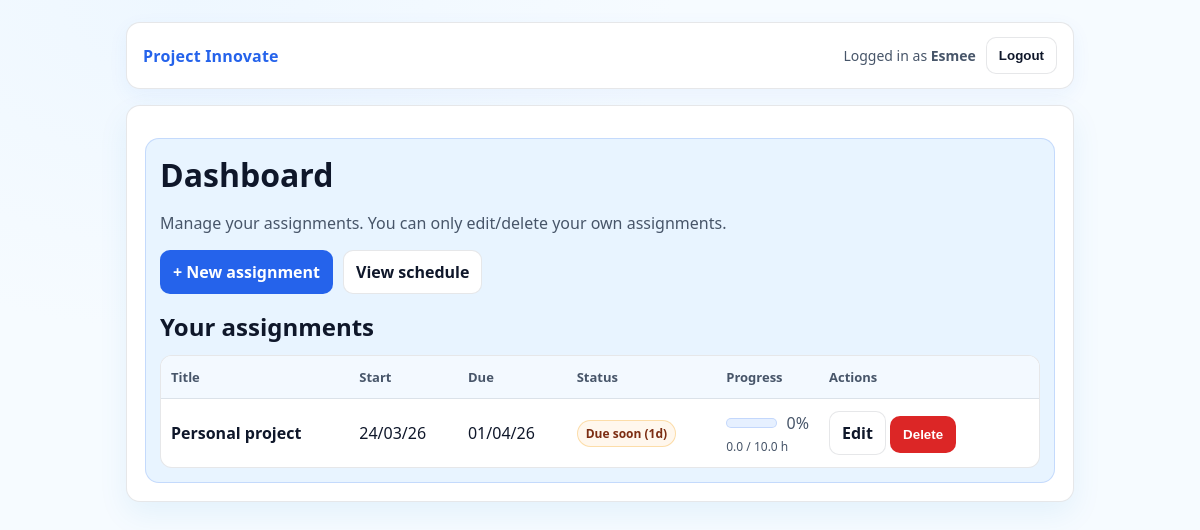
The page /dashboard (signed in) on the database its author committed.
### app.py (models this page shows, shortened)
class User(UserMixin, db.Model):
    id = db.Column(db.Integer, primary_key=True)
    username = db.Column(db.String(80), unique=True, nullable=False)
    password_hash = db.Column(db.String(255), nullable=False)

class Assignment(db.Model):
    id = db.Column(db.Integer, primary_key=True)
    user_id = db.Column(db.Integer, db.ForeignKey("user.id"), nullable=False)
    title = db.Column(db.String(200), nullable=False)
    start_date = db.Column(db.Date, nullable=False)
    due_date = db.Column(db.Date, nullable=False)
    total_hours = db.Column(db.Float, nullable=False)

### app.py (the view)
@app.route("/dashboard")
@login_required
def dashboard():
    assignments = (
        Assignment.query
        .filter_by(user_id=current_user.id)
        .order_by(Assignment.due_date.asc())
        .all()
    )
    today = date.today()
    assignment_views = []
    for a in assignments:
        done_hours = assignment_done_hours(a.id)
        progress = 0.0
        if a.total_hours > 0:
            progress = min(100.0, (done_hours / a.total_hours) * 100.0)
        status, days_left = assignment_status(a.due_date, today=today)
        assignment_views.append(
            {
                "assignment": a,
                "done_hours": done_hours,
                "progress": progress,
                "status": status,
                "days_left": days_left,
            }
        )
    return render_template(
        "dashboard.html",
        username=current_user.username,
        assignments=assignments,          # keep if you still use it elsewhere
        assignment_views=assignment_views,
        today=today,
    )

### app.py (called while the page is built)
@app.template_filter("dmy")
def format_dmy(value):
    if value is None:
        return ""
    if isinstance(value, datetime):
        value = value.date()
    return value.strftime("%d/%m/%y")

@login_manager.user_loader
def load_user(user_id):
    return db.session.get(User, int(user_id))

def assignment_done_hours(assignment_id):
    total = (
        db.session.query(db.func.coalesce(db.func.sum(WorkLog.hours_done), 0.0))
        .filter(WorkLog.user_id == current_user.id, WorkLog.assignment_id == assignment_id)
        .scalar()
    )
    return float(total or 0.0)

def assignment_status(due_date, today=None):
    today = today or date.today()
    days_left = (due_date - today).days
    if days_left < 0:
        return "overdue", days_left
    if days_left <= 3:
        return "due_soon", days_left
    return "ok", days_left

### templates/dashboard.html (shortened to what this page needs)
{% extends "base.html" %}
{% block content %}
  <h1>Dashboard</h1>
  <p class="muted">Manage your assignments. You can only edit/delete your own assignments.</p>
  <div class="actions">
    <a class="btn btn-primary" href="{{ url_for('new_assignment') }}">+ New assignment</a>
    <a class="btn" href="{{ url_for('schedule') }}">View schedule</a>
  </div>
  <h2 style="margin-top:16px;">Your assignments</h2>
  {% if assignment_views %}
    <table class="table">
      <thead>
        <tr>
          <th>Title</th>
          <th>Start</th>
          <th>Due</th>
          <th>Status</th>
          <th>Progress</th>
          <th style="width:220px;">Actions</th>
        </tr>
      </thead>
      <tbody>
        {% for v in assignment_views %}
          {% set a = v.assignment %}
          <tr>
            <td><strong>{{ a.title }}</strong></td>
            <td>{{ a.start_date|dmy }}</td>
            <td>{{ a.due_date|dmy }}</td>
            <td>
              {% if v.status == "overdue" %}
                <span class="badge badge-overdue">Overdue ({{ v.days_left }}d)</span>
              {% elif v.status == "due_soon" %}
                <span class="badge badge-due-soon">Due soon ({{ v.days_left }}d)</span>
              {% else %}
                <span class="badge badge-ok">OK ({{ v.days_left }}d)</span>
              {% endif %}
            </td>
            <td>
              <div style="display:flex;gap:10px;align-items:center;">
                <div class="progress" style="flex:1;">
                </div>
                <span class="muted" style="white-space:nowrap;">
                  {{ "%.0f"|format(v.progress) }}%
                </span>
              </div>
              <div class="muted" style="font-size:12px;margin-top:4px;">
                {{ "%.1f"|format(v.done_hours) }} / {{ "%.1f"|format(a.total_hours) }} h
              </div>
            </td>
            <td>
              <a class="btn" href="{{ url_for('edit_assignment', assignment_id=a.id) }}">Edit</a>
              <form method="post"
                    action="{{ url_for('delete_assignment', assignment_id=a.id) }}"
                    style="display:inline;margin:0;">
                <button class="btn btn-danger"
                        type="submit"
                        onclick="return confirm('Delete this assignment?');">
                  Delete
                </button>
              </form>
            </td>
          </tr>
        {% endfor %}
      </tbody>
    </table>
  {% else %}
    <p class="muted">No assignments yet. Click “New assignment”.</p>
  {% endif %}
{% endblock %}

### templates/base.html (shortened to what this page needs)
<!doctype html>
<html lang="en">
  <head>
    <link rel="stylesheet" href="{{ url_for('static', filename='style.css') }}">
  </head>
  <body>
    <div class="container">
      <div class="nav">
        <div class="brand">
          <a href="{{ url_for('dashboard') }}">Project Innovate</a>
        </div>
        <div class="nav-right">
          {% if current_user.is_authenticated %}
            <span>Logged in as <strong>{{ current_user.username }}</strong></span>
            <form method="post" action="{{ url_for('logout') }}" style="margin:0;">
              <button class="btn" type="submit">Logout</button>
            </form>
          {% else %}
            <a class="btn" href="{{ url_for('login') }}">Login</a>
            <a class="btn btn-primary" href="{{ url_for('register') }}">Register</a>
          {% endif %}
        </div>
      </div>
      <div class="card">
        <div class="panel">
          {% block content %}{% endblock %}
        </div>
      </div>
    </div>
  </body>
</html>

### static/style.css (style rules this page uses)
:root { --bg1: #f6fbff; --bg2: #eef7ff; --card: #e8f4ff; --card2:#ffffff; --text: #0f172a; --muted:#475569; --border: rgba(15, 23, 42, 0.10); --primary: #2563eb; --primaryHover:#1d4ed8; --danger: #dc2626; --dangerHover:#b91c1c; }
* { box-sizing:border-box; }
html, body { height:100%; }
body { margin:0; font-family: ui-sans-serif, system-ui, -apple-system, Segoe UI, Roboto, Arial; color: var(--text); background: radial-gradient(900px 600px at 15% 0%, var(--bg2) 0%, var(--bg1) 55%), linear-gradient(180deg, var(--bg1), #ffffff); }
a { color: var(--primary); text-decoration:none; }
.container { max-width: 980px; margin: 0 auto; padding: 22px 16px 60px; }
.nav { display:flex; justify-content:space-between; align-items:center; gap: 12px; padding: 14px 16px; border: 1px solid var(--border); background: #ffffff; border-radius: 14px; box-shadow: 0 6px 20px rgba(37,99,235,.06); }
.brand { font-weight: 800; letter-spacing: .2px; }
.nav-right { display:flex; align-items:center; gap: 10px; color: var(--muted); font-size: 14px; }
.card { margin-top: 16px; border: 1px solid var(--border); background: var(--card2); border-radius: 14px; padding: 18px; box-shadow: 0 12px 30px rgba(2,132,199,.08); }
.card h1, .card h2 { margin: 0 0 10px; }
.panel { margin-top: 14px; border: 1px solid rgba(37,99,235,.18); background: var(--card); border-radius: 14px; padding: 14px; }
.muted { color: var(--muted); }
.actions { display:flex; flex-wrap:wrap; gap:10px; margin-top: 10px; }
.btn { display:inline-flex; align-items:center; justify-content:center; padding: 10px 12px; border-radius: 10px; border: 1px solid var(--border); background: #ffffff; color: var(--text); cursor:pointer; font-weight: 700; }
.btn-primary { background: var(--primary); border-color: rgba(37,99,235,.35); color: #ffffff; }
.btn-danger { background: var(--danger); border-color: rgba(220,38,38,.35); color:#ffffff; }
.table { width:100%; border-collapse: separate; border-spacing: 0; margin-top: 12px; overflow:hidden; border-radius: 12px; border: 1px solid var(--border); background: #ffffff; }
.table th, .table td { padding: 12px 10px; border-bottom: 1px solid var(--border); text-align:left; vertical-align:middle; }
.table th { font-size: 13px; color: var(--muted); background: #f3f9ff; }
.table tr:last-child td { border-bottom:none; }
.panel { background: #e8f4ff; border: 1px solid rgba(37,99,235,.18); }
.badge { display:inline-block; padding: 4px 8px; border-radius: 999px; font-size: 12px; border: 1px solid rgba(15,23,42,.12); background: #f3f9ff; color: #0f172a; font-weight: 800; }
.badge-due-soon { background: #fff7ed; border-color: rgba(245,158,11,.30); color: #7c2d12; }
.progress { height: 10px; background: #e6f0ff; border: 1px solid rgba(37,99,235,.18); border-radius: 999px; overflow: hidden; }

### rows shown on the page
User: username "Esmee"
Assignment: title "Personal project", start_date|dmy "24/03/26", due_date|dmy "01/04/26", total_hours "10.0"

### other values the page prints
{{ v.days_left }} "1"
{{ "%.0f"|format(v.progress) }} "0"
{{ "%.1f"|format(v.done_hours) }} "0.0"
